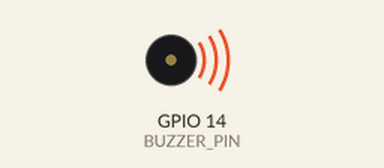
Recording of a sketch running on a simulated ESP32-S3. On the bench: buzzer (waves = sounding, pin HIGH). What the sketch prints to the serial monitor is not drawn.

Above: at 0.5 s.
Timing chart, 0 to 4.6 s (numbered marks = the images above):
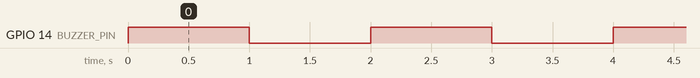

The sketch:

buzzer_test.ino
```cpp
/*
 * AlertDrive - Buzzer Component Test
 *
 * Board: ESP32-S3 N16R8
 * Buzzer: 5V
 * Switching device: C2N7000 N-channel MOSFET
 * Control GPIO: 14
 *
 * Purpose:
 * Verify the buzzer switching operation.
 *
 * Expected behaviour:
 * Buzzer ON for 1 second.
 * Buzzer OFF for 1 second.
 */

#define BUZZER_PIN 14

void setup() {
  Serial0.begin(115200);

  digitalWrite(BUZZER_PIN, LOW);
  pinMode(BUZZER_PIN, OUTPUT);

  Serial0.println("AlertDrive - Buzzer Test");
  Serial0.println("GPIO: 14");
  Serial0.println("MOSFET: C2N7000");
}

void loop() {
  digitalWrite(BUZZER_PIN, HIGH);
  Serial0.println("Buzzer ON");
  delay(1000);

  digitalWrite(BUZZER_PIN, LOW);
  Serial0.println("Buzzer OFF");
  delay(1000);
}
```

Measured:
- by itself, GPIO 14 (BUZZER_PIN): alternates HIGH for 1.0 s and LOW for 1.0 s
